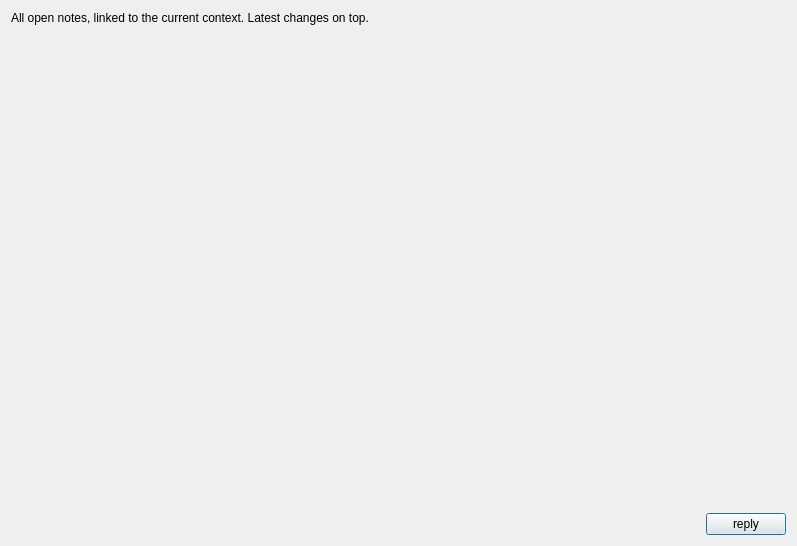
<?xml version="1.0" encoding="UTF-8"?>
<ui version="4.0">
 <class>Dialog</class>
 <widget class="QDialog" name="Dialog">
  <property name="geometry">
   <rect>
    <x>0</x>
    <y>0</y>
    <width>797</width>
    <height>546</height>
   </rect>
  </property>
  <property name="windowTitle">
   <string>Change your Work Area</string>
  </property>
  <layout class="QVBoxLayout" name="verticalLayout">
   <item>
    <layout class="QHBoxLayout" name="horizontalLayout_2">
     <item>
      <widget class="QLabel" name="label_3">
       <property name="text">
        <string>All open notes, linked to the current context. Latest changes on top.</string>
       </property>
       <property name="wordWrap">
        <bool>true</bool>
       </property>
      </widget>
     </item>
    </layout>
   </item>
   <item>
    <layout class="QGridLayout" name="gridLayout">
     <item row="0" column="0">
      <widget class="EntityBrowserWidget" name="left_browser" native="true">
       <property name="sizePolicy">
        <sizepolicy hsizetype="Expanding" vsizetype="Expanding">
         <horstretch>0</horstretch>
         <verstretch>0</verstretch>
        </sizepolicy>
       </property>
      </widget>
     </item>
     <item row="0" column="1">
      <widget class="TaskBrowserWidget" name="right_browser" native="true">
       <property name="sizePolicy">
        <sizepolicy hsizetype="Expanding" vsizetype="Expanding">
         <horstretch>0</horstretch>
         <verstretch>0</verstretch>
        </sizepolicy>
       </property>
      </widget>
     </item>
     <item row="1" column="1">
      <layout class="QHBoxLayout" name="horizontalLayout_3">
       <item>
        <spacer name="horizontalSpacer">
         <property name="orientation">
          <enum>Qt::Horizontal</enum>
         </property>
         <property name="sizeHint" stdset="0">
          <size>
           <width>40</width>
           <height>20</height>
          </size>
         </property>
        </spacer>
       </item>
       <item>
        <widget class="QPushButton" name="change_context">
         <property name="text">
          <string>reply</string>
         </property>
        </widget>
       </item>
      </layout>
     </item>
     <item row="1" column="0">
      <layout class="QHBoxLayout" name="horizontalLayout"/>
     </item>
    </layout>
   </item>
  </layout>
 </widget>
 <customwidgets>
  <customwidget>
   <class>EntityBrowserWidget</class>
   <extends>QWidget</extends>
   <header>..entity_browser</header>
   <container>1</container>
  </customwidget>
  <customwidget>
   <class>TaskBrowserWidget</class>
   <extends>QWidget</extends>
   <header>..task_browser</header>
   <container>1</container>
  </customwidget>
 </customwidgets>
 <resources>
  <include location="resources.qrc"/>
 </resources>
 <connections/>
</ui>
